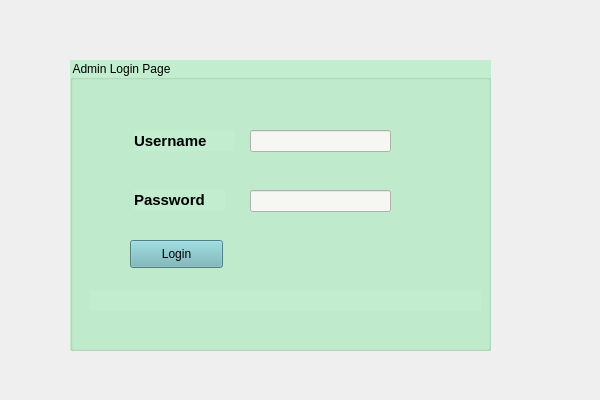
<?xml version="1.0" encoding="UTF-8"?>
<ui version="4.0">
 <class>Form</class>
 <widget class="QWidget" name="Form">
  <property name="geometry">
   <rect>
    <x>0</x>
    <y>0</y>
    <width>600</width>
    <height>400</height>
   </rect>
  </property>
  <property name="windowTitle">
   <string>Form</string>
  </property>
  <widget class="QGroupBox" name="groupBox">
   <property name="geometry">
    <rect>
     <x>70</x>
     <y>60</y>
     <width>421</width>
     <height>291</height>
    </rect>
   </property>
   <property name="styleSheet">
    <string notr="true">background-color:rgb(194,237,206)</string>
   </property>
   <property name="title">
    <string>Admin Login Page</string>
   </property>
   <widget class="QLabel" name="username_label">
    <property name="geometry">
     <rect>
      <x>64</x>
      <y>70</y>
      <width>101</width>
      <height>21</height>
     </rect>
    </property>
    <property name="font">
     <font>
      <pointsize>11</pointsize>
      <weight>75</weight>
      <bold>true</bold>
     </font>
    </property>
    <property name="text">
     <string>Username</string>
    </property>
   </widget>
   <widget class="QLabel" name="password_label">
    <property name="geometry">
     <rect>
      <x>64</x>
      <y>130</y>
      <width>91</width>
      <height>20</height>
     </rect>
    </property>
    <property name="font">
     <font>
      <pointsize>11</pointsize>
      <weight>75</weight>
      <bold>true</bold>
     </font>
    </property>
    <property name="text">
     <string>Password</string>
    </property>
   </widget>
   <widget class="QLineEdit" name="username_lineedit">
    <property name="geometry">
     <rect>
      <x>180</x>
      <y>70</y>
      <width>141</width>
      <height>22</height>
     </rect>
    </property>
    <property name="styleSheet">
     <string notr="true">background-color:rgb(246,246,242)</string>
    </property>
    <property name="clearButtonEnabled">
     <bool>false</bool>
    </property>
   </widget>
   <widget class="QLineEdit" name="password_lineedit">
    <property name="geometry">
     <rect>
      <x>180</x>
      <y>130</y>
      <width>141</width>
      <height>22</height>
     </rect>
    </property>
    <property name="styleSheet">
     <string notr="true">background-color:rgb(246,246,242)</string>
    </property>
    <property name="text">
     <string/>
    </property>
    <property name="echoMode">
     <enum>QLineEdit::Password</enum>
    </property>
   </widget>
   <widget class="QPushButton" name="login_btn">
    <property name="geometry">
     <rect>
      <x>60</x>
      <y>180</y>
      <width>93</width>
      <height>28</height>
     </rect>
    </property>
    <property name="styleSheet">
     <string notr="true">background-color:rgb(111,179,184)</string>
    </property>
    <property name="text">
     <string>Login</string>
    </property>
   </widget>
   <widget class="QLabel" name="error_label">
    <property name="geometry">
     <rect>
      <x>20</x>
      <y>230</y>
      <width>391</width>
      <height>21</height>
     </rect>
    </property>
    <property name="font">
     <font>
      <pointsize>10</pointsize>
     </font>
    </property>
    <property name="text">
     <string/>
    </property>
   </widget>
  </widget>
 </widget>
 <resources/>
 <connections/>
</ui>
